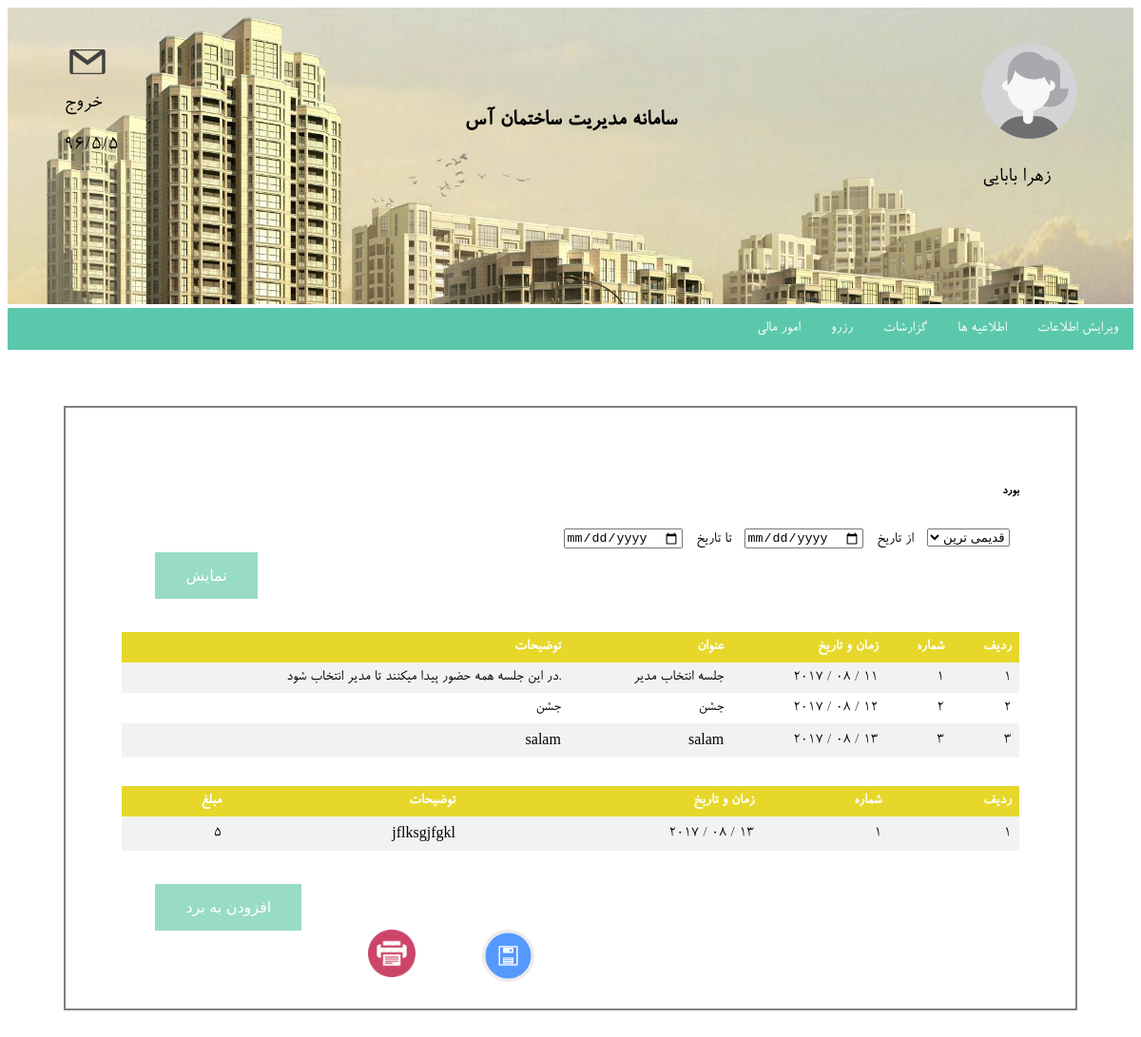
Screenshot of /resident/board/ (signed in) with the database file from the repository.
### MySite/models.py (models this page shows, shortened)
class News(models.Model):
    board = models.ForeignKey(Board)
    date = models.DateField()
    title = models.CharField(max_length=100)
    description = models.CharField(max_length=1000)

class Event(models.Model):
    board = models.ForeignKey(Board)
    date = models.DateField()
    cost = models.IntegerField()
    description = models.CharField(max_length=1000)

### Resident/views.py (the view)
@login_required
def view_board(request):
    resident = request.user.member.resident
    events = None
    news_set = None
    if request.method == 'POST':
        form = DisplayForm(request.POST)
        if form.is_valid():
            news_set = resident.unit.block.board.news_set.filter(board__block=resident.unit.block, date__gte=form.cleaned_data['startDate'], date__lte=form.cleaned_data['finishDate'])
            events = resident.unit.block.board.event_set.filter(board__block=resident.unit.block, date__gte=form.cleaned_data['startDate'], date__lte=form.cleaned_data['finishDate'])
        else:
            news_set = resident.unit.block.board.news_set.all()
            events = resident.unit.block.board.event_set.all()
        if request.POST['choose'] == 'جدیدترین':
            news_set = news_set.order_by('-date')
            events = events.order_by('-date')
    else:
        news_set = resident.unit.block.board.news_set.all()
        events = resident.unit.block.board.event_set.all()
    return render(request, 'resident/board.html', {'events': events, 'newsSet': news_set})

### Resident/templates/resident/board.html (shortened to what this page needs)
{% extends 'resident/residentBase.html' %}
{% block css %}<link rel="stylesheet" type="text/css" href="../../../static/css/viewBillStyles.css"/>{% endblock %}
{% block content %}
<div class="main">
    <h5>بورد</h5>
<form action="" method="post">
    <select class="from" name="choose"  placeholder="به ترتیب">
        <option value="قدیمی ترین">قدیمی ترین</option>
    </select>
    <label for="id_startDate">از تاریخ</label>
    <input type="date" name="startDate" id="id_startDate" class="from">
    <label for="id_finishDate">تا تاریخ</label>
    <input type="date" name="finishDate" id="id_finishDate" class="from">
    <input type="submit" class="btn"  value="نمایش">
</form>
    <table>
        <tr>
            <th>توضیحات</th>
            <th>عنوان</th>
            <th>زمان و تاریخ</th>
            <th>شماره</th>
            <th>ردیف</th>
        </tr>
        {% for news in newsSet %}
            <tr>
                <td>{{ news.description }}</td>
                <td>{{ news.title }}</td>
                <td>{{ news.date|date:"Y / m / d" }}</td>
                <td>{{ news.id }}</td>
                <td>
                    {{ forloop.counter }}
                </td>
            </tr>
        {% endfor %}
    </table>
    <table>
        <tr>
            <th>مبلغ</th>
            <th>توضیحات</th>
            <th>زمان و تاریخ</th>
            <th>شماره</th>
            <th>ردیف</th>
        </tr>
        {% for event in events %}
            <tr>
                <td>{{ event.cost }}</td>
                <td>{{ event.description }}</td>
                <td>{{ event.date|date:"Y / m / d" }}</td>
                <td>{{ event.id }}</td>
                <td>
                    {{ forloop.counter }}
                </td>
            </tr>
        {% endfor %}
    </table>
    <button type="button" class="btn" onclick="window.location.href='{% url 'site:manager:add_to_board'%}'">افزودن به برد</button>
    <br><br><br>
    <a href="javascript:void(0)" class="btn"><img src="../../../static/images/printer.png" class="linkImg1"></a>
    <a href="javascript:void(0)" class="btn"><img src="../../../static/images/save.png" class="linkImg2"></a>
</div>
{% endblock %}

### static/css/viewBillStyles.css (style rules this page uses)
.main { padding: 5%; padding-bottom: 10%; margin: 5%; border: solid 2px; border-color: gray; font-family: brandon; text-align: right; }
.main a { display: inline-block; color: #F18D9E; padding: 0px; text-decoration: none; }
table { border-collapse: collapse; width: 100%; margin-top: 30px; }
th, td { text-align: right; padding: 8px; }
tr:nth-child(even) { background-color: #f2f2f2 }
th { background-color: #E6D72A; color: white; }
.linkImg1 { width: 50px; }
.linkImg2 { width: 55px; }
.btn { float: left; margin: 35px; }
.from { margin: 10px; }
.btn[type=button] { background-color:#98DBC6; border: none; padding: 15px 32px; text-align: center; text-decoration: none; display: inline-block; font-size: 16px; float: left; margin: 35px; }
form { direction: rtl; }
.btn[type=submit] { background-color: #98DBC6; border: none; padding: 15px 32px; text-align: center; text-decoration: none; display: inline-block; font-size: 16px; float: left; margin: 35px; }
.btn { color: white; }

### rows the page displays
News: description "در این جلسه همه حضور پیدا میکنند تا مدیر انتخاب شود.", title "جلسه انتخاب مدیر", date "2017 / 08 / 11", id "1"
News: description "جشن", title "جشن", date "2017 / 08 / 12", id "2"
News: description "salam", title "salam", date "2017 / 08 / 13", id "3"
Event: cost "5", description "jflksgjfgkl", date "2017 / 08 / 13", id "1"
